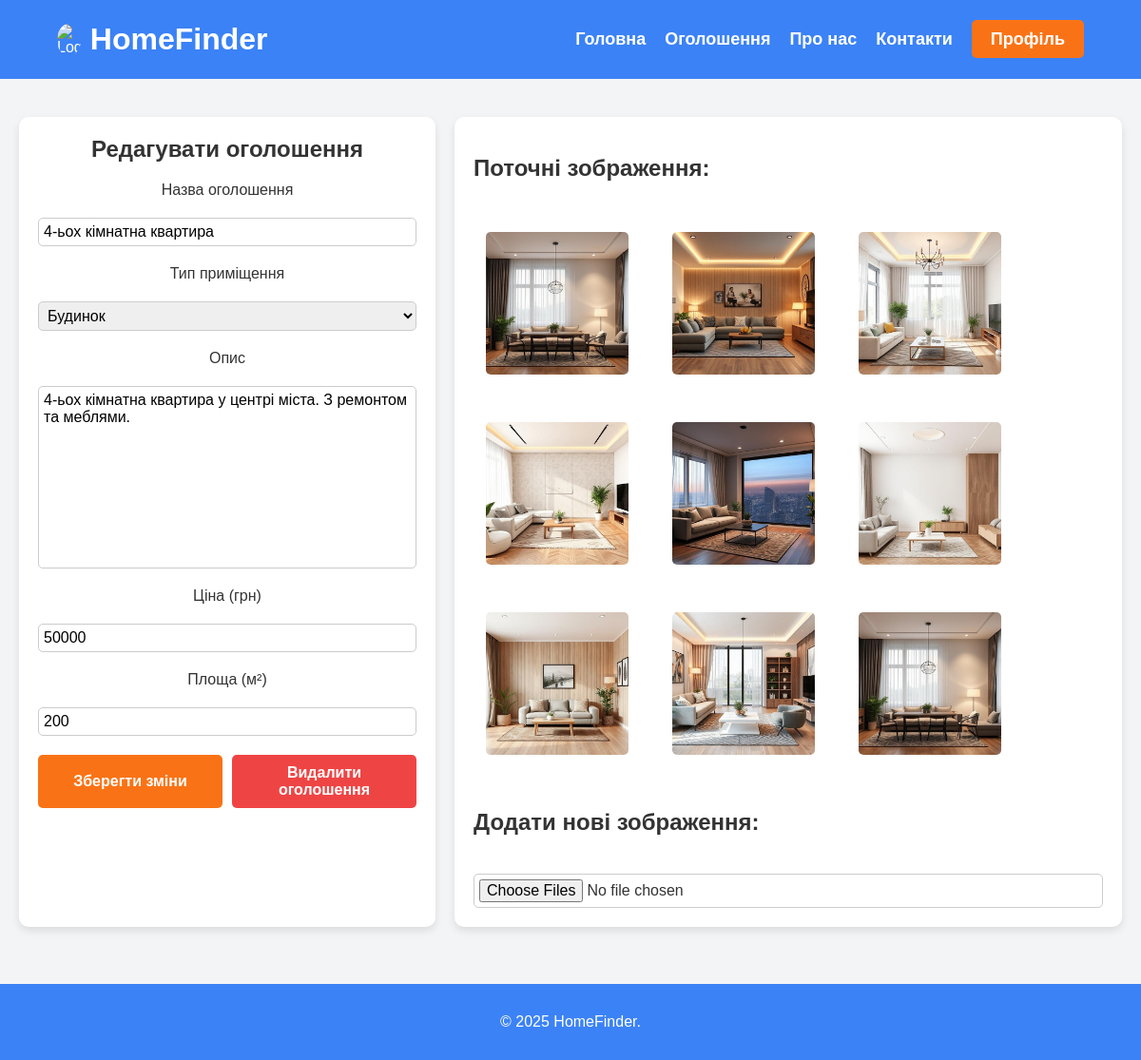
The app's page /services/advertisement/15/edit/ (signed in) with its own data.
### apps/services/models.py (models this page shows, shortened)
class Advertisement(models.Model):
    title = models.CharField(max_length=255, blank=False)
    description = models.TextField()
    type = models.CharField(max_length=50, choices=[('house', 'Будинок'), ('apartment', 'Квартира')])
    images = models.ManyToManyField('AdImage', related_name='ad', blank=False)
    price = models.IntegerField(blank=False, null=False, validators=[MinValueValidator(1)])
    area = models.IntegerField(blank=False, null=False, validators=[MinValueValidator(1)])
    created_at = models.DateTimeField(auto_now_add=True)
    owner = models.ForeignKey(User, on_delete=models.CASCADE, related_name='services')

class AdImage(models.Model):
    advertisement = models.ForeignKey(Advertisement, on_delete=models.CASCADE, related_name='ad_images')
    image = models.ImageField(upload_to='services/')

### apps/services/views.py (the view)
# urls.py: path('advertisement/<int:ad_id>/edit/', views.edit_ad, name='edit_ad'),
@login_required
def edit_ad(request, ad_id):
    ad = get_object_or_404(Advertisement, id=ad_id, owner=request.user)
    images = ad.images.all()
    if request.method == 'POST':
        if 'save' in request.POST:
            ad_form = AdForm(request.POST, request.FILES, instance=ad)
            images_to_delete = request.POST.getlist('delete_images')
            if ad_form.is_valid():
                ad_form.save()
                for image_id in images_to_delete:
                    image = AdImage(id=image_id)
                    ad.images.remove(image)
                    image.delete()
                if 'images' in request.FILES:
                    for image in request.FILES.getlist('images'):
                        ad_image = AdImage.objects.create(image=image, advertisement=ad)
                        ad.images.add(ad_image)
                return redirect('ad_detail', ad_id=ad.id)
        elif 'delete' in request.POST:
            ad.delete()
            return redirect('services')
    else:
        ad_form = AdForm(instance=ad)
    return render(request, 'edit_ad.html', {'ad_form': ad_form, 'ad': ad, 'images': images})

### apps/services/forms.py (shortened to what this page needs)
class AdForm(forms.ModelForm):
    class Meta:
        model = Advertisement
        fields = ['title', 'type', 'description', 'price', 'area']
        widgets = {
            'title': forms.TextInput(attrs={'placeholder': 'Назва оголошення'}),
            'type': forms.Select(attrs={'placeholder': 'Тип нерухомості'}),
            'description': forms.Textarea(attrs={'placeholder': 'Опис', 'class': 'form-desc'}),
            'price': forms.NumberInput(attrs={'placeholder': 'Ціна за місяць', 'min': 1}),
            'area': forms.NumberInput(attrs={'placeholder': 'Площа (м²)', 'min': 1}),
        }

### apps/services/templates/edit_ad.html (shortened to what this page needs)
{% extends "base.html" %}
{% load static %}
{% block extra_css %}
    <link rel="stylesheet" href="{% static 'css/services.css' %}" />
{% endblock extra_css %}
{% block content %}
<form method="POST" enctype="multipart/form-data" class="edit-ad-form">
    <div class="edit-ad-info form">
        <h2>Редагувати оголошення</h2>
        <p>Назва оголошення</p>
        {{ ad_form.title }}
        <p>Тип приміщення</p>
        {{ ad_form.type }}
        <p>Опис</p>
        {{ ad_form.description }}
        <p>Ціна (грн)</p>
        {{ ad_form.price }}
        <p>Площа (м²)</p>
        {{ ad_form.area }}
        <div class="form-row">
            <button type="submit" name="save" class="btn">Зберегти зміни</button>
            <button type="submit" name="delete" class="btn btn-exit">Видалити оголошення</button>
        </div>
    </div>
    <div class="edit-ad-images form">
        <h2>Поточні зображення:</h2>
        <div class="image-checkboxes">
            {% for image in images %}
                <label class="image-checkbox">
                    <img src="{{ image.image.url }}" alt="Image {{ forloop.counter }}">
                </label>
            {% endfor %}
        </div>
        <h2>Додати нові зображення:</h2>
        <input type="file" name="images" multiple>
    </div>
</form>
{% endblock %}

### static/css/global.css (style rules this page uses)
* { font-family: Arial, sans-serif; }
body { margin: 0; padding: 0; background-color: #f3f4f6; color: #333; min-height: 100vh; display: flex; flex-direction: column; }
.btn { all: unset; background-color: #f97316; color: white; padding: 10px 20px; border-radius: 5px; text-decoration: none; font-weight: bold; cursor: pointer; text-align: center; transition: background-color 0.3s ease; }
.btn-exit { background-color: #ef4444; }
.form { display: flex; flex-direction: column; gap: 20px; margin: 0 auto; background-color: white; border-radius: 10px; padding: 20px; box-shadow: 0 4px 8px rgba(0, 0, 0, 0.1); max-width: 400px; }
.form input, .form select, .form textarea { padding: 5px; border-radius: 5px; border: 1px solid #ccc; font-size: 16px; outline: none; transition: border-color 0.3s ease; resize: none; }

### apps/services/static/css/services.css (style rules this page uses)
.edit-ad-form { display: flex; flex-direction: row; gap: 20px; max-width: none; margin: 0 auto; flex-wrap: wrap; }
.edit-ad-info { display: flex; flex-direction: column; gap: 20px; text-align: center; flex: 1; }
.edit-ad-images { display: flex; flex-direction: column; gap: 20px; flex: 2; }
.edit-ad-info * { margin: 0; }
.edit-ad-info, .edit-ad-images { max-width: none; }
.image-checkboxes { display: flex; flex-wrap: wrap; justify-content: flex-start; gap: 20px; }
.image-checkbox { position: relative; display: inline-block; margin: 10px; cursor: pointer; }
.image-checkbox img { width: 150px; height: 150px; object-fit: cover; border: 3px solid transparent; transition: 0.3s; border-radius: 8px; -webkit-user-drag: none; }
.form-row { display: flex; gap: 10px; }
.form-row * { flex: 1; }

### records on screen
Advertisement: title "4-ьох кімнатна квартира", type "Будинок", description "4-ьох кімнатна квартира у центрі міста. З ремонтом та меблями.", price "50000", area "200"
AdImage: image (picture)
AdImage: image (picture)
AdImage: image (picture)
AdImage: image (picture)
AdImage: image (picture)
AdImage: image (picture)
AdImage: image (picture)
AdImage: image (picture)
AdImage: image (picture)
